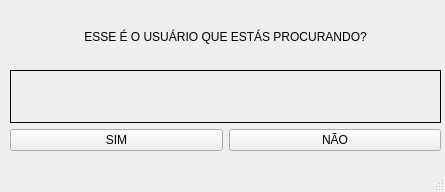
<?xml version="1.0" encoding="UTF-8"?>
<ui version="4.0">
 <class>MainWindow</class>
 <widget class="QMainWindow" name="MainWindow">
  <property name="geometry">
   <rect>
    <x>0</x>
    <y>0</y>
    <width>445</width>
    <height>192</height>
   </rect>
  </property>
  <property name="windowTitle">
   <string>MainWindow</string>
  </property>
  <widget class="QWidget" name="centralwidget">
   <widget class="QWidget" name="verticalLayoutWidget">
    <property name="geometry">
     <rect>
      <x>10</x>
      <y>10</y>
      <width>431</width>
      <height>141</height>
     </rect>
    </property>
    <layout class="QVBoxLayout" name="verticalLayout">
     <item>
      <widget class="QLabel" name="label_2">
       <property name="text">
        <string>ESSE É O USUÁRIO QUE ESTÁS PROCURANDO?</string>
       </property>
       <property name="alignment">
        <set>Qt::AlignCenter</set>
       </property>
      </widget>
     </item>
     <item>
      <widget class="QLabel" name="label">
       <property name="frameShape">
        <enum>QFrame::Box</enum>
       </property>
       <property name="lineWidth">
        <number>1</number>
       </property>
       <property name="text">
        <string/>
       </property>
       <property name="alignment">
        <set>Qt::AlignCenter</set>
       </property>
      </widget>
     </item>
     <item>
      <layout class="QHBoxLayout" name="horizontalLayout">
       <item>
        <widget class="QPushButton" name="SimpushButton">
         <property name="text">
          <string>SIM</string>
         </property>
        </widget>
       </item>
       <item>
        <widget class="QPushButton" name="NaopushButton">
         <property name="text">
          <string>NÃO</string>
         </property>
        </widget>
       </item>
      </layout>
     </item>
    </layout>
   </widget>
  </widget>
  <widget class="QMenuBar" name="menubar">
   <property name="geometry">
    <rect>
     <x>0</x>
     <y>0</y>
     <width>445</width>
     <height>30</height>
    </rect>
   </property>
  </widget>
  <widget class="QStatusBar" name="statusbar"/>
 </widget>
 <resources/>
 <connections/>
</ui>
